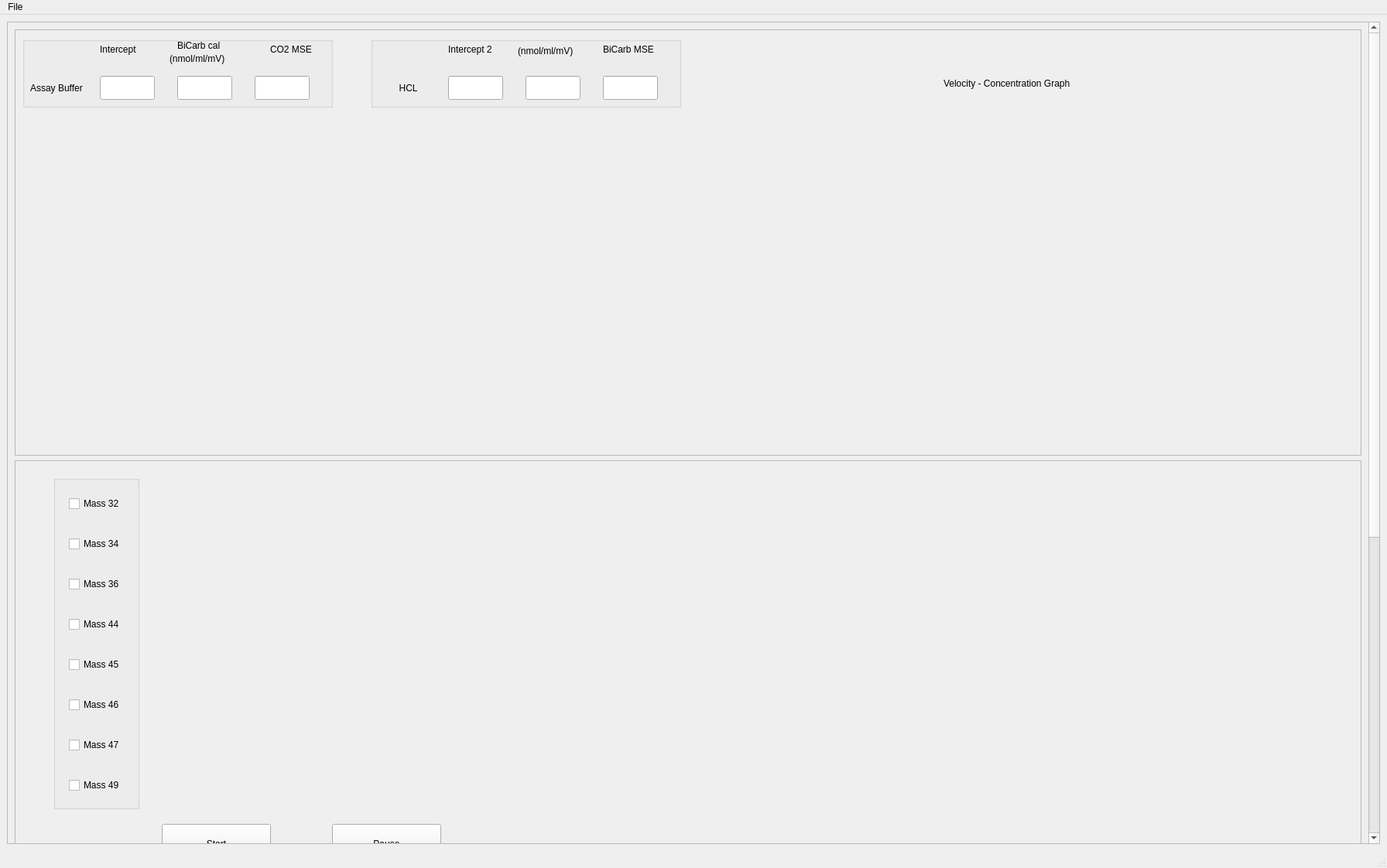
<?xml version="1.0" encoding="UTF-8"?>
<ui version="4.0">
 <class>MainWindow</class>
 <widget class="QMainWindow" name="MainWindow">
  <property name="geometry">
   <rect>
    <x>0</x>
    <y>0</y>
    <width>1792</width>
    <height>1122</height>
   </rect>
  </property>
  <property name="windowTitle">
   <string>MainWindow</string>
  </property>
  <widget class="QWidget" name="centralwidget">
   <layout class="QVBoxLayout" name="verticalLayout_2">
    <item>
     <widget class="QScrollArea" name="scrollArea">
      <property name="enabled">
       <bool>true</bool>
      </property>
      <property name="minimumSize">
       <size>
        <width>0</width>
        <height>1053</height>
       </size>
      </property>
      <property name="maximumSize">
       <size>
        <width>16777215</width>
        <height>16777215</height>
       </size>
      </property>
      <property name="verticalScrollBarPolicy">
       <enum>Qt::ScrollBarAsNeeded</enum>
      </property>
      <property name="horizontalScrollBarPolicy">
       <enum>Qt::ScrollBarAsNeeded</enum>
      </property>
      <property name="widgetResizable">
       <bool>true</bool>
      </property>
      <widget class="QWidget" name="scrollAreaWidgetContents">
       <property name="geometry">
        <rect>
         <x>0</x>
         <y>0</y>
         <width>1766</width>
         <height>1697</height>
        </rect>
       </property>
       <layout class="QVBoxLayout" name="verticalLayout">
        <item>
         <widget class="QFrame" name="CalculatedPlots">
          <property name="sizePolicy">
           <sizepolicy hsizetype="Preferred" vsizetype="Fixed">
            <horstretch>0</horstretch>
            <verstretch>0</verstretch>
           </sizepolicy>
          </property>
          <property name="minimumSize">
           <size>
            <width>0</width>
            <height>551</height>
           </size>
          </property>
          <property name="frameShape">
           <enum>QFrame::StyledPanel</enum>
          </property>
          <property name="frameShadow">
           <enum>QFrame::Raised</enum>
          </property>
          <widget class="QWidget" name="hclGraph" native="true">
           <property name="geometry">
            <rect>
             <x>460</x>
             <y>140</y>
             <width>400</width>
             <height>400</height>
            </rect>
           </property>
           <property name="focusPolicy">
            <enum>Qt::NoFocus</enum>
           </property>
          </widget>
          <widget class="QWidget" name="velocityGraph" native="true">
           <property name="geometry">
            <rect>
             <x>910</x>
             <y>140</y>
             <width>800</width>
             <height>400</height>
            </rect>
           </property>
           <property name="focusPolicy">
            <enum>Qt::NoFocus</enum>
           </property>
          </widget>
          <widget class="QWidget" name="assayBufferGraph" native="true">
           <property name="geometry">
            <rect>
             <x>10</x>
             <y>140</y>
             <width>400</width>
             <height>400</height>
            </rect>
           </property>
           <property name="focusPolicy">
            <enum>Qt::NoFocus</enum>
           </property>
          </widget>
          <widget class="QGroupBox" name="assayBufferInputQGroupBox">
           <property name="geometry">
            <rect>
             <x>10</x>
             <y>10</y>
             <width>401</width>
             <height>91</height>
            </rect>
           </property>
           <widget class="QLineEdit" name="assayLineEdit1">
            <property name="geometry">
             <rect>
              <x>100</x>
              <y>50</y>
              <width>71</width>
              <height>31</height>
             </rect>
            </property>
           </widget>
           <widget class="QLineEdit" name="assayLineEdit2">
            <property name="geometry">
             <rect>
              <x>200</x>
              <y>50</y>
              <width>71</width>
              <height>31</height>
             </rect>
            </property>
           </widget>
           <widget class="QLineEdit" name="assayLineEdit3">
            <property name="geometry">
             <rect>
              <x>300</x>
              <y>50</y>
              <width>71</width>
              <height>31</height>
             </rect>
            </property>
           </widget>
           <widget class="QLabel" name="label">
            <property name="geometry">
             <rect>
              <x>10</x>
              <y>50</y>
              <width>81</width>
              <height>31</height>
             </rect>
            </property>
            <property name="text">
             <string>Assay Buffer</string>
            </property>
           </widget>
           <widget class="QLabel" name="label_2">
            <property name="geometry">
             <rect>
              <x>100</x>
              <y>0</y>
              <width>61</width>
              <height>31</height>
             </rect>
            </property>
            <property name="text">
             <string>Intercept</string>
            </property>
           </widget>
           <widget class="QLabel" name="label_3">
            <property name="geometry">
             <rect>
              <x>200</x>
              <y>0</y>
              <width>61</width>
              <height>21</height>
             </rect>
            </property>
            <property name="text">
             <string>BiCarb cal </string>
            </property>
           </widget>
           <widget class="QLabel" name="label_4">
            <property name="geometry">
             <rect>
              <x>320</x>
              <y>0</y>
              <width>61</width>
              <height>31</height>
             </rect>
            </property>
            <property name="text">
             <string>CO2 MSE</string>
            </property>
           </widget>
           <widget class="QLabel" name="label_5">
            <property name="geometry">
             <rect>
              <x>190</x>
              <y>20</y>
              <width>81</width>
              <height>16</height>
             </rect>
            </property>
            <property name="text">
             <string>(nmol/ml/mV)</string>
            </property>
           </widget>
          </widget>
          <widget class="QGroupBox" name="assayBufferInputQGroupBox_2">
           <property name="geometry">
            <rect>
             <x>460</x>
             <y>10</y>
             <width>401</width>
             <height>91</height>
            </rect>
           </property>
           <widget class="QLineEdit" name="hclLineEdit1">
            <property name="geometry">
             <rect>
              <x>100</x>
              <y>50</y>
              <width>71</width>
              <height>31</height>
             </rect>
            </property>
           </widget>
           <widget class="QLineEdit" name="hclLineEdit2">
            <property name="geometry">
             <rect>
              <x>200</x>
              <y>50</y>
              <width>71</width>
              <height>31</height>
             </rect>
            </property>
           </widget>
           <widget class="QLineEdit" name="hclLineEdit3">
            <property name="geometry">
             <rect>
              <x>300</x>
              <y>50</y>
              <width>71</width>
              <height>31</height>
             </rect>
            </property>
           </widget>
           <widget class="QLabel" name="label_7">
            <property name="geometry">
             <rect>
              <x>100</x>
              <y>0</y>
              <width>71</width>
              <height>31</height>
             </rect>
            </property>
            <property name="text">
             <string>Intercept 2</string>
            </property>
           </widget>
           <widget class="QLabel" name="label_9">
            <property name="geometry">
             <rect>
              <x>300</x>
              <y>0</y>
              <width>71</width>
              <height>31</height>
             </rect>
            </property>
            <property name="text">
             <string>BiCarb MSE</string>
            </property>
           </widget>
           <widget class="QLabel" name="label_10">
            <property name="geometry">
             <rect>
              <x>190</x>
              <y>10</y>
              <width>81</width>
              <height>16</height>
             </rect>
            </property>
            <property name="text">
             <string>(nmol/ml/mV)</string>
            </property>
           </widget>
           <widget class="QLabel" name="label_6">
            <property name="geometry">
             <rect>
              <x>10</x>
              <y>50</y>
              <width>81</width>
              <height>31</height>
             </rect>
            </property>
            <property name="text">
             <string>        HCL</string>
            </property>
           </widget>
          </widget>
          <widget class="QLabel" name="velocityGraphLabel">
           <property name="geometry">
            <rect>
             <x>1200</x>
             <y>60</y>
             <width>281</width>
             <height>20</height>
            </rect>
           </property>
           <property name="text">
            <string>Velocity - Concentration Graph</string>
           </property>
          </widget>
         </widget>
        </item>
        <item>
         <widget class="QFrame" name="RawDataPlot">
          <property name="sizePolicy">
           <sizepolicy hsizetype="Preferred" vsizetype="Fixed">
            <horstretch>0</horstretch>
            <verstretch>0</verstretch>
           </sizepolicy>
          </property>
          <property name="minimumSize">
           <size>
            <width>0</width>
            <height>551</height>
           </size>
          </property>
          <property name="frameShape">
           <enum>QFrame::StyledPanel</enum>
          </property>
          <property name="frameShadow">
           <enum>QFrame::Raised</enum>
          </property>
          <widget class="QWidget" name="realTimeGraph" native="true">
           <property name="geometry">
            <rect>
             <x>190</x>
             <y>20</y>
             <width>1501</width>
             <height>441</height>
            </rect>
           </property>
           <property name="focusPolicy">
            <enum>Qt::NoFocus</enum>
           </property>
          </widget>
          <widget class="QSlider" name="plotSpeedSlider">
           <property name="geometry">
            <rect>
             <x>1330</x>
             <y>490</y>
             <width>361</width>
             <height>31</height>
            </rect>
           </property>
           <property name="orientation">
            <enum>Qt::Horizontal</enum>
           </property>
          </widget>
          <widget class="QPushButton" name="startPlot">
           <property name="geometry">
            <rect>
             <x>190</x>
             <y>470</y>
             <width>141</width>
             <height>51</height>
            </rect>
           </property>
           <property name="text">
            <string>Start</string>
           </property>
          </widget>
          <widget class="QPushButton" name="pauseResumeGraph">
           <property name="geometry">
            <rect>
             <x>410</x>
             <y>470</y>
             <width>141</width>
             <height>51</height>
            </rect>
           </property>
           <property name="text">
            <string>Pause</string>
           </property>
          </widget>
          <widget class="QGroupBox" name="groupBox_4">
           <property name="geometry">
            <rect>
             <x>50</x>
             <y>20</y>
             <width>111</width>
             <height>431</height>
            </rect>
           </property>
           <property name="title">
            <string/>
           </property>
           <widget class="QCheckBox" name="graph1">
            <property name="geometry">
             <rect>
              <x>20</x>
              <y>26</y>
              <width>77</width>
              <height>20</height>
             </rect>
            </property>
            <property name="text">
             <string>Mass 32</string>
            </property>
           </widget>
           <widget class="QCheckBox" name="graph2">
            <property name="geometry">
             <rect>
              <x>20</x>
              <y>78</y>
              <width>77</width>
              <height>20</height>
             </rect>
            </property>
            <property name="text">
             <string>Mass 34</string>
            </property>
           </widget>
           <widget class="QCheckBox" name="graph3">
            <property name="geometry">
             <rect>
              <x>20</x>
              <y>130</y>
              <width>77</width>
              <height>20</height>
             </rect>
            </property>
            <property name="text">
             <string>Mass 36</string>
            </property>
           </widget>
           <widget class="QCheckBox" name="graph8">
            <property name="geometry">
             <rect>
              <x>20</x>
              <y>390</y>
              <width>77</width>
              <height>20</height>
             </rect>
            </property>
            <property name="text">
             <string>Mass 49</string>
            </property>
           </widget>
           <widget class="QCheckBox" name="graph5">
            <property name="geometry">
             <rect>
              <x>20</x>
              <y>234</y>
              <width>77</width>
              <height>20</height>
             </rect>
            </property>
            <property name="text">
             <string>Mass 45</string>
            </property>
           </widget>
           <widget class="QCheckBox" name="graph7">
            <property name="geometry">
             <rect>
              <x>20</x>
              <y>338</y>
              <width>76</width>
              <height>20</height>
             </rect>
            </property>
            <property name="text">
             <string>Mass 47</string>
            </property>
           </widget>
           <widget class="QCheckBox" name="graph4">
            <property name="geometry">
             <rect>
              <x>20</x>
              <y>182</y>
              <width>77</width>
              <height>20</height>
             </rect>
            </property>
            <property name="text">
             <string>Mass 44</string>
            </property>
           </widget>
           <widget class="QCheckBox" name="graph6">
            <property name="geometry">
             <rect>
              <x>20</x>
              <y>286</y>
              <width>77</width>
              <height>20</height>
             </rect>
            </property>
            <property name="text">
             <string>Mass 46</string>
            </property>
           </widget>
          </widget>
         </widget>
        </item>
        <item>
         <widget class="QFrame" name="CalculationButtons">
          <property name="sizePolicy">
           <sizepolicy hsizetype="Preferred" vsizetype="Fixed">
            <horstretch>0</horstretch>
            <verstretch>0</verstretch>
           </sizepolicy>
          </property>
          <property name="minimumSize">
           <size>
            <width>0</width>
            <height>551</height>
           </size>
          </property>
          <property name="frameShape">
           <enum>QFrame::StyledPanel</enum>
          </property>
          <property name="frameShadow">
           <enum>QFrame::Raised</enum>
          </property>
          <widget class="QLineEdit" name="lineEdit_18">
           <property name="geometry">
            <rect>
             <x>1527</x>
             <y>140</y>
             <width>82</width>
             <height>41</height>
            </rect>
           </property>
          </widget>
          <widget class="QLineEdit" name="lineEdit_17">
           <property name="geometry">
            <rect>
             <x>1434</x>
             <y>140</y>
             <width>83</width>
             <height>41</height>
            </rect>
           </property>
          </widget>
          <widget class="QLineEdit" name="lineEdit_16">
           <property name="geometry">
            <rect>
             <x>1342</x>
             <y>140</y>
             <width>81</width>
             <height>41</height>
            </rect>
           </property>
          </widget>
          <widget class="QLineEdit" name="lineEdit_15">
           <property name="geometry">
            <rect>
             <x>1241</x>
             <y>140</y>
             <width>91</width>
             <height>41</height>
            </rect>
           </property>
          </widget>
          <widget class="QWidget" name="horizontalLayoutWidget_4">
           <property name="geometry">
            <rect>
             <x>2199</x>
             <y>215</y>
             <width>361</width>
             <height>21</height>
            </rect>
           </property>
           <layout class="QHBoxLayout" name="tableLabels">
            <item>
             <widget class="QLabel" name="label_19">
              <property name="text">
               <string>V0</string>
              </property>
              <property name="alignment">
               <set>Qt::AlignCenter</set>
              </property>
             </widget>
            </item>
            <item>
             <widget class="QLabel" name="label_20">
              <property name="text">
               <string>Vc</string>
              </property>
              <property name="alignment">
               <set>Qt::AlignCenter</set>
              </property>
             </widget>
            </item>
            <item>
             <widget class="QLabel" name="label_21">
              <property name="text">
               <string>[CO2]</string>
              </property>
              <property name="alignment">
               <set>Qt::AlignCenter</set>
              </property>
             </widget>
            </item>
            <item>
             <widget class="QLabel" name="label_22">
              <property name="text">
               <string>[O2]</string>
              </property>
              <property name="alignment">
               <set>Qt::AlignCenter</set>
              </property>
             </widget>
            </item>
           </layout>
          </widget>
          <widget class="QLabel" name="label_23">
           <property name="geometry">
            <rect>
             <x>1250</x>
             <y>108</y>
             <width>71</width>
             <height>21</height>
            </rect>
           </property>
           <property name="text">
            <string>V0</string>
           </property>
           <property name="alignment">
            <set>Qt::AlignCenter</set>
           </property>
          </widget>
          <widget class="QLabel" name="label_24">
           <property name="geometry">
            <rect>
             <x>1345</x>
             <y>108</y>
             <width>71</width>
             <height>21</height>
            </rect>
           </property>
           <property name="text">
            <string>Vc</string>
           </property>
           <property name="alignment">
            <set>Qt::AlignCenter</set>
           </property>
          </widget>
          <widget class="QLabel" name="label_25">
           <property name="geometry">
            <rect>
             <x>1530</x>
             <y>110</y>
             <width>71</width>
             <height>19</height>
            </rect>
           </property>
           <property name="text">
            <string>[O2]</string>
           </property>
           <property name="alignment">
            <set>Qt::AlignCenter</set>
           </property>
          </widget>
          <widget class="QLabel" name="label_26">
           <property name="geometry">
            <rect>
             <x>1440</x>
             <y>109</y>
             <width>71</width>
             <height>20</height>
            </rect>
           </property>
           <property name="text">
            <string>[CO2]</string>
           </property>
           <property name="alignment">
            <set>Qt::AlignCenter</set>
           </property>
          </widget>
          <widget class="QTableWidget" name="tableWidget">
           <property name="geometry">
            <rect>
             <x>1150</x>
             <y>220</y>
             <width>571</width>
             <height>251</height>
            </rect>
           </property>
          </widget>
          <widget class="QGroupBox" name="groupBox">
           <property name="geometry">
            <rect>
             <x>20</x>
             <y>210</y>
             <width>231</width>
             <height>221</height>
            </rect>
           </property>
           <property name="title">
            <string/>
           </property>
           <widget class="QPushButton" name="co2Cal0Button">
            <property name="geometry">
             <rect>
              <x>0</x>
              <y>15</y>
              <width>111</width>
              <height>41</height>
             </rect>
            </property>
            <property name="font">
             <font>
              <pointsize>11</pointsize>
             </font>
            </property>
            <property name="text">
             <string>CO2 Cal Zero</string>
            </property>
            <property name="iconSize">
             <size>
              <width>16</width>
              <height>16</height>
             </size>
            </property>
            <property name="autoRepeatDelay">
             <number>302</number>
            </property>
            <property name="autoRepeatInterval">
             <number>106</number>
            </property>
           </widget>
           <widget class="QPushButton" name="co2Cal6Button">
            <property name="geometry">
             <rect>
              <x>0</x>
              <y>60</y>
              <width>111</width>
              <height>41</height>
             </rect>
            </property>
            <property name="font">
             <font>
              <pointsize>11</pointsize>
             </font>
            </property>
            <property name="text">
             <string>CO2 Cal 6uL</string>
            </property>
           </widget>
           <widget class="QPushButton" name="co2Cal12Button">
            <property name="geometry">
             <rect>
              <x>0</x>
              <y>105</y>
              <width>111</width>
              <height>41</height>
             </rect>
            </property>
            <property name="font">
             <font>
              <pointsize>11</pointsize>
             </font>
            </property>
            <property name="text">
             <string>CO2 Cal 12uL</string>
            </property>
           </widget>
           <widget class="QPushButton" name="co2Cal18Button">
            <property name="geometry">
             <rect>
              <x>0</x>
              <y>150</y>
              <width>111</width>
              <height>41</height>
             </rect>
            </property>
            <property name="font">
             <font>
              <pointsize>11</pointsize>
             </font>
            </property>
            <property name="text">
             <string>CO2 Cal 18uL</string>
            </property>
           </widget>
           <widget class="QLineEdit" name="assayLineEdit1_2">
            <property name="geometry">
             <rect>
              <x>120</x>
              <y>20</y>
              <width>91</width>
              <height>31</height>
             </rect>
            </property>
           </widget>
           <widget class="QLineEdit" name="assayLineEdit4_2">
            <property name="geometry">
             <rect>
              <x>120</x>
              <y>160</y>
              <width>91</width>
              <height>31</height>
             </rect>
            </property>
           </widget>
           <widget class="QLineEdit" name="assayLineEdit2_2">
            <property name="geometry">
             <rect>
              <x>120</x>
              <y>66</y>
              <width>91</width>
              <height>31</height>
             </rect>
            </property>
           </widget>
           <widget class="QLineEdit" name="assayLineEdit3_2">
            <property name="geometry">
             <rect>
              <x>120</x>
              <y>110</y>
              <width>91</width>
              <height>31</height>
             </rect>
            </property>
           </widget>
          </widget>
          <widget class="QGroupBox" name="groupBox_2">
           <property name="geometry">
            <rect>
             <x>300</x>
             <y>210</y>
             <width>231</width>
             <height>221</height>
            </rect>
           </property>
           <property name="title">
            <string/>
           </property>
           <widget class="QPushButton" name="biCarbCal0Button">
            <property name="geometry">
             <rect>
              <x>0</x>
              <y>15</y>
              <width>111</width>
              <height>41</height>
             </rect>
            </property>
            <property name="font">
             <font>
              <pointsize>11</pointsize>
             </font>
            </property>
            <property name="text">
             <string>BiCarb Cal Zero</string>
            </property>
            <property name="iconSize">
             <size>
              <width>16</width>
              <height>16</height>
             </size>
            </property>
            <property name="autoRepeatDelay">
             <number>302</number>
            </property>
            <property name="autoRepeatInterval">
             <number>106</number>
            </property>
           </widget>
           <widget class="QPushButton" name="biCarbCal2Button">
            <property name="geometry">
             <rect>
              <x>0</x>
              <y>60</y>
              <width>111</width>
              <height>41</height>
             </rect>
            </property>
            <property name="font">
             <font>
              <pointsize>11</pointsize>
             </font>
            </property>
            <property name="text">
             <string>BiCarb Cal 2uL</string>
            </property>
           </widget>
           <widget class="QPushButton" name="biCarbCal4Button">
            <property name="geometry">
             <rect>
              <x>0</x>
              <y>105</y>
              <width>111</width>
              <height>41</height>
             </rect>
            </property>
            <property name="font">
             <font>
              <pointsize>11</pointsize>
             </font>
            </property>
            <property name="text">
             <string>BiCarb Cal 4uL</string>
            </property>
           </widget>
           <widget class="QPushButton" name="biCarbCal6Button">
            <property name="geometry">
             <rect>
              <x>0</x>
              <y>150</y>
              <width>111</width>
              <height>41</height>
             </rect>
            </property>
            <property name="font">
             <font>
              <pointsize>11</pointsize>
             </font>
            </property>
            <property name="text">
             <string>BiCarb Cal 6uL</string>
            </property>
           </widget>
           <widget class="QLineEdit" name="hclLineEdit1_2">
            <property name="geometry">
             <rect>
              <x>120</x>
              <y>20</y>
              <width>91</width>
              <height>31</height>
             </rect>
            </property>
           </widget>
           <widget class="QLineEdit" name="hclLineEdit4_2">
            <property name="geometry">
             <rect>
              <x>120</x>
              <y>160</y>
              <width>91</width>
              <height>31</height>
             </rect>
            </property>
           </widget>
           <widget class="QLineEdit" name="hclLineEdit2_2">
            <property name="geometry">
             <rect>
              <x>120</x>
              <y>66</y>
              <width>91</width>
              <height>31</height>
             </rect>
            </property>
           </widget>
           <widget class="QLineEdit" name="hclLineEdit3_2">
            <property name="geometry">
             <rect>
              <x>120</x>
              <y>110</y>
              <width>91</width>
              <height>31</height>
             </rect>
            </property>
           </widget>
          </widget>
          <widget class="QLabel" name="label_27">
           <property name="geometry">
            <rect>
             <x>60</x>
             <y>95</y>
             <width>161</width>
             <height>31</height>
            </rect>
           </property>
           <property name="font">
            <font>
             <pointsize>11</pointsize>
            </font>
           </property>
           <property name="text">
            <string>O2 Assay Buffer Zero</string>
           </property>
          </widget>
          <widget class="QLabel" name="label_28">
           <property name="geometry">
            <rect>
             <x>360</x>
             <y>110</y>
             <width>141</width>
             <height>16</height>
            </rect>
           </property>
           <property name="font">
            <font>
             <pointsize>11</pointsize>
            </font>
           </property>
           <property name="text">
            <string>BiCarb/CO2</string>
           </property>
          </widget>
          <widget class="QGroupBox" name="groupBox_3">
           <property name="geometry">
            <rect>
             <x>740</x>
             <y>210</y>
             <width>251</width>
             <height>241</height>
            </rect>
           </property>
           <property name="title">
            <string/>
           </property>
           <widget class="QLineEdit" name="lineEdit_5">
            <property name="geometry">
             <rect>
              <x>130</x>
              <y>50</y>
              <width>91</width>
              <height>31</height>
             </rect>
            </property>
           </widget>
           <widget class="QLineEdit" name="lineEdit_14">
            <property name="geometry">
             <rect>
              <x>130</x>
              <y>190</y>
              <width>91</width>
              <height>31</height>
             </rect>
            </property>
           </widget>
           <widget class="QLineEdit" name="lineEdit_6">
            <property name="geometry">
             <rect>
              <x>130</x>
              <y>96</y>
              <width>91</width>
              <height>31</height>
             </rect>
            </property>
           </widget>
           <widget class="QLineEdit" name="lineEdit_13">
            <property name="geometry">
             <rect>
              <x>130</x>
              <y>140</y>
              <width>91</width>
              <height>31</height>
             </rect>
            </property>
           </widget>
           <widget class="QLineEdit" name="lineEdit_2">
            <property name="geometry">
             <rect>
              <x>20</x>
              <y>96</y>
              <width>91</width>
              <height>31</height>
             </rect>
            </property>
           </widget>
           <widget class="QLineEdit" name="lineEdit_4">
            <property name="geometry">
             <rect>
              <x>20</x>
              <y>190</y>
              <width>91</width>
              <height>31</height>
             </rect>
            </property>
           </widget>
           <widget class="QLineEdit" name="lineEdit_1">
            <property name="geometry">
             <rect>
              <x>20</x>
              <y>50</y>
              <width>91</width>
              <height>31</height>
             </rect>
            </property>
           </widget>
           <widget class="QLineEdit" name="lineEdit_3">
            <property name="geometry">
             <rect>
              <x>20</x>
              <y>140</y>
              <width>91</width>
              <height>31</height>
             </rect>
            </property>
           </widget>
           <widget class="QLabel" name="label_29">
            <property name="geometry">
             <rect>
              <x>50</x>
              <y>20</y>
              <width>31</width>
              <height>16</height>
             </rect>
            </property>
            <property name="font">
             <font>
              <pointsize>11</pointsize>
             </font>
            </property>
            <property name="text">
             <string>CO2</string>
            </property>
           </widget>
           <widget class="QLabel" name="label_30">
            <property name="geometry">
             <rect>
              <x>160</x>
              <y>20</y>
              <width>31</width>
              <height>16</height>
             </rect>
            </property>
            <property name="font">
             <font>
              <pointsize>11</pointsize>
             </font>
            </property>
            <property name="text">
             <string>O2</string>
            </property>
           </widget>
          </widget>
          <widget class="QPushButton" name="co2ZeroButton">
           <property name="geometry">
            <rect>
             <x>620</x>
             <y>140</y>
             <width>111</width>
             <height>51</height>
            </rect>
           </property>
           <property name="text">
            <string>CO2 Zero</string>
           </property>
          </widget>
          <widget class="QLineEdit" name="o2ZeroLineEdit_2">
           <property name="geometry">
            <rect>
             <x>740</x>
             <y>140</y>
             <width>125</width>
             <height>41</height>
            </rect>
           </property>
          </widget>
          <widget class="QPushButton" name="blankButton">
           <property name="geometry">
            <rect>
             <x>620</x>
             <y>220</y>
             <width>111</width>
             <height>41</height>
            </rect>
           </property>
           <property name="font">
            <font>
             <pointsize>11</pointsize>
            </font>
           </property>
           <property name="text">
            <string>Blank</string>
           </property>
           <property name="iconSize">
            <size>
             <width>16</width>
             <height>16</height>
            </size>
           </property>
           <property name="autoRepeatDelay">
            <number>302</number>
           </property>
           <property name="autoRepeatInterval">
            <number>106</number>
           </property>
          </widget>
          <widget class="QPushButton" name="extractButton">
           <property name="geometry">
            <rect>
             <x>620</x>
             <y>265</y>
             <width>111</width>
             <height>41</height>
            </rect>
           </property>
           <property name="font">
            <font>
             <pointsize>11</pointsize>
            </font>
           </property>
           <property name="text">
            <string>Extract</string>
           </property>
          </widget>
          <widget class="QLineEdit" name="o2ZeroLineEdit_3">
           <property name="geometry">
            <rect>
             <x>870</x>
             <y>140</y>
             <width>125</width>
             <height>41</height>
            </rect>
           </property>
          </widget>
          <widget class="QPushButton" name="purgeTableButton">
           <property name="geometry">
            <rect>
             <x>1020</x>
             <y>360</y>
             <width>111</width>
             <height>41</height>
            </rect>
           </property>
           <property name="font">
            <font>
             <pointsize>11</pointsize>
            </font>
           </property>
           <property name="text">
            <string>Purge Table</string>
           </property>
          </widget>
          <widget class="QPushButton" name="addToTableButton">
           <property name="geometry">
            <rect>
             <x>1020</x>
             <y>315</y>
             <width>111</width>
             <height>41</height>
            </rect>
           </property>
           <property name="font">
            <font>
             <pointsize>11</pointsize>
            </font>
           </property>
           <property name="text">
            <string>Add to Table</string>
           </property>
           <property name="iconSize">
            <size>
             <width>16</width>
             <height>16</height>
            </size>
           </property>
           <property name="autoRepeatDelay">
            <number>302</number>
           </property>
           <property name="autoRepeatInterval">
            <number>106</number>
           </property>
          </widget>
          <widget class="QLabel" name="label_31">
           <property name="geometry">
            <rect>
             <x>160</x>
             <y>460</y>
             <width>101</width>
             <height>20</height>
            </rect>
           </property>
           <property name="layoutDirection">
            <enum>Qt::LeftToRight</enum>
           </property>
           <property name="text">
            <string>Temperature (C)</string>
           </property>
          </widget>
          <widget class="QLineEdit" name="lineEdit_36">
           <property name="geometry">
            <rect>
             <x>160</x>
             <y>490</y>
             <width>101</width>
             <height>31</height>
            </rect>
           </property>
          </widget>
          <widget class="QLabel" name="label_32">
           <property name="geometry">
            <rect>
             <x>300</x>
             <y>460</y>
             <width>101</width>
             <height>20</height>
            </rect>
           </property>
           <property name="layoutDirection">
            <enum>Qt::LeftToRight</enum>
           </property>
           <property name="text">
            <string>O2 Calibration</string>
           </property>
          </widget>
          <widget class="QLineEdit" name="lineEdit_37">
           <property name="geometry">
            <rect>
             <x>300</x>
             <y>490</y>
             <width>91</width>
             <height>31</height>
            </rect>
           </property>
          </widget>
          <widget class="QPushButton" name="biCarbButton">
           <property name="geometry">
            <rect>
             <x>290</x>
             <y>139</y>
             <width>114</width>
             <height>51</height>
            </rect>
           </property>
           <property name="text">
            <string>BiCarb/CO2</string>
           </property>
          </widget>
          <widget class="QPushButton" name="o2ZeroButton">
           <property name="geometry">
            <rect>
             <x>20</x>
             <y>139</y>
             <width>101</width>
             <height>51</height>
            </rect>
           </property>
           <property name="text">
            <string>O2 Zero</string>
           </property>
          </widget>
          <widget class="QLineEdit" name="biCarbLineEdit">
           <property name="geometry">
            <rect>
             <x>410</x>
             <y>143</y>
             <width>125</width>
             <height>41</height>
            </rect>
           </property>
          </widget>
          <widget class="QLineEdit" name="o2ZeroLineEdit">
           <property name="geometry">
            <rect>
             <x>126</x>
             <y>143</y>
             <width>125</width>
             <height>41</height>
            </rect>
           </property>
          </widget>
         </widget>
        </item>
       </layout>
      </widget>
     </widget>
    </item>
   </layout>
  </widget>
  <widget class="QMenuBar" name="menubar">
   <property name="geometry">
    <rect>
     <x>0</x>
     <y>0</y>
     <width>1792</width>
     <height>24</height>
    </rect>
   </property>
   <widget class="QMenu" name="menuFile">
    <property name="title">
     <string>File</string>
    </property>
    <addaction name="actionSelect_Folder"/>
   </widget>
   <addaction name="menuFile"/>
  </widget>
  <widget class="QStatusBar" name="statusbar"/>
  <action name="actionSelect_Folder">
   <property name="text">
    <string>Select Folder</string>
   </property>
  </action>
 </widget>
 <resources/>
 <connections/>
</ui>
